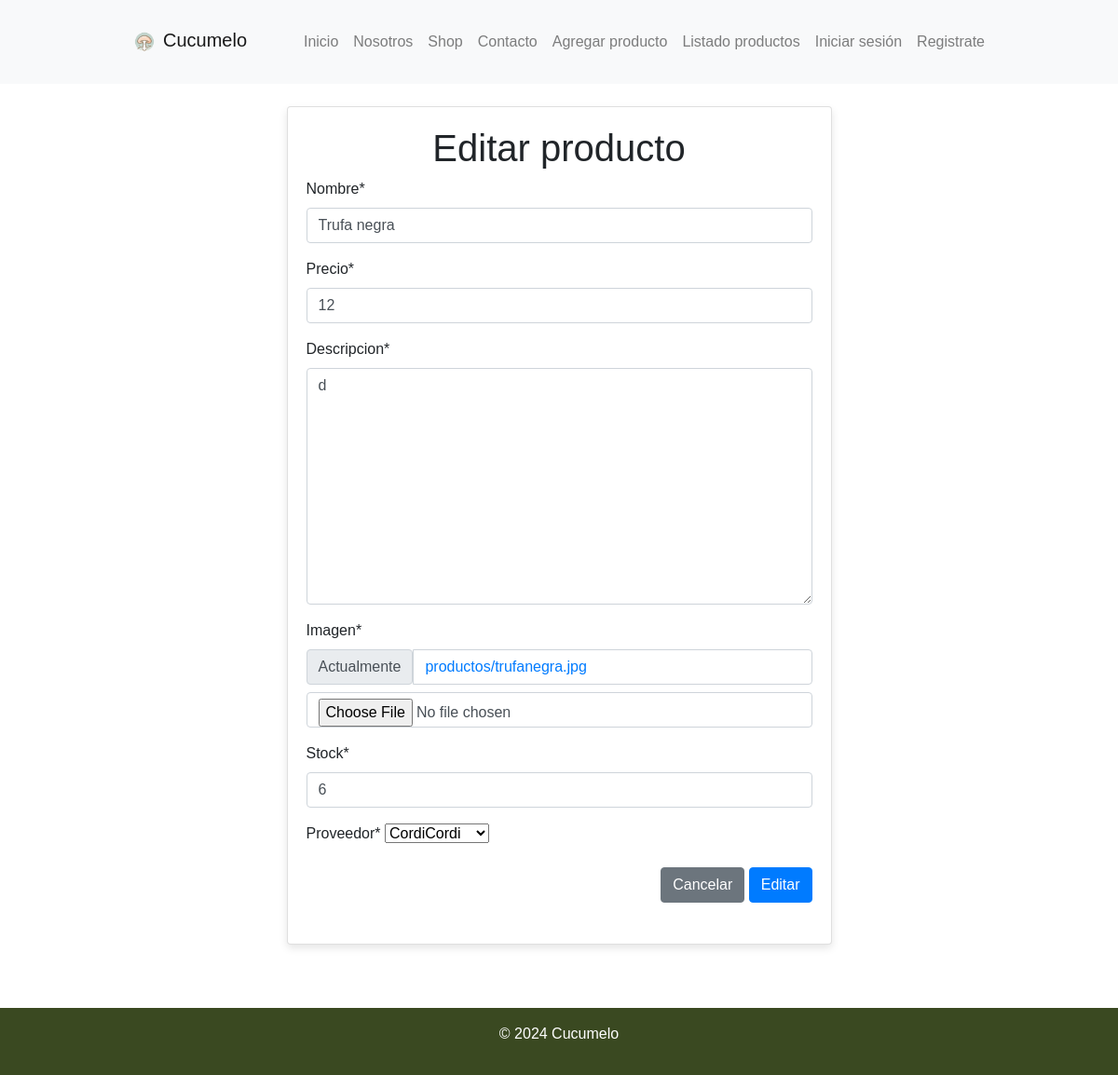
The page /modificar-producto/4/ on the database as committed earlier.
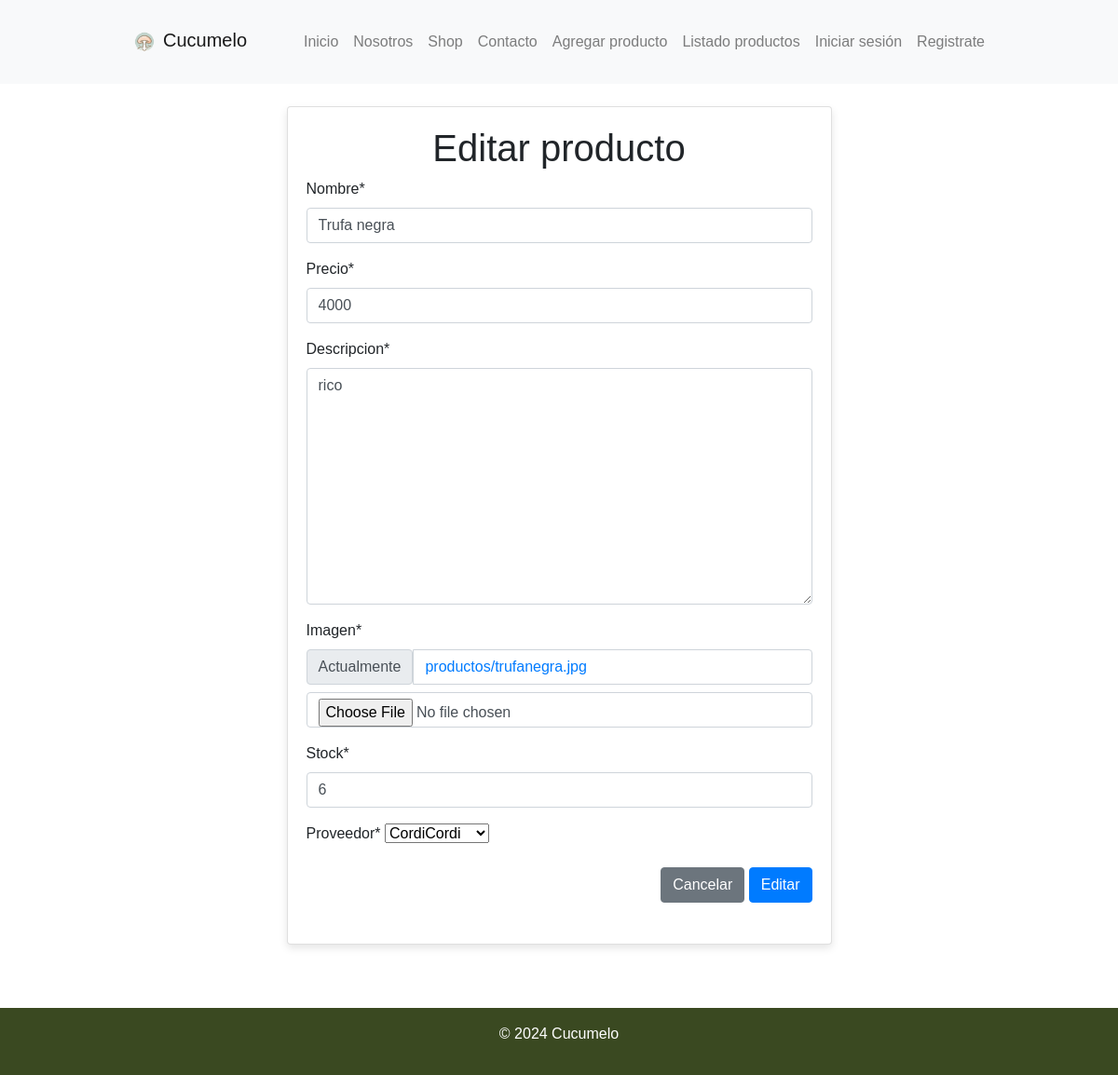
The same page on the database as committed later.
### app/models.py (models this page shows, shortened)
class Producto (models.Model):
    nombre = models.CharField(max_length=50)
    precio = models.IntegerField()
    descripcion = models.TextField(max_length=100)
    imagen = models.ImageField(upload_to="productos", null=True)
    stock = models.IntegerField(default=0)
    proveedor = models.ForeignKey(Proveedor, on_delete=models.PROTECT)

class Proveedor (models.Model):
    nombre= models.CharField(max_length=50)
    def __str__(self):
        return  self.nombre

### app/views.py (the view, shortened to what this page needs)
# urls.py: path('modificar-producto/<id>/', modificar_producto, name="modificar_producto"),
def modificar_producto (request, id):
    producto = get_object_or_404 (Producto, id=id)
    data = {
            'form': ProductoForm(instance=producto)
    }
    return render (request, 'app/producto/modificar.html', data)

### app/forms.py
class ProductoForm(forms.ModelForm):
    class Meta:
        model = Producto
        fields = ['nombre', 'precio', 'descripcion', 'imagen', 'stock', 'proveedor']

### app/templates/app/producto/modificar.html (shortened to what this page needs)
{% extends 'app/base.html' %} {% block contenido %} {% load crispy_forms_tags %}
<div class="row mt-4">
  <div class="col-12 col-md-6 offset-md-3">
    <div class="card">
      <div class="card-body">
        <h1 class="text-center">Editar producto</h1>
        <form action="" method="post" enctype="multipart/form-data">
          {% csrf_token %} {{ form|crispy }}
          <div class="d-flex justify-content-end">
            <input type="reset" value="Cancelar" class="btn btn-secondary" />
            <input type="submit" value="Editar" class="btn btn-primary" />
          </div>
        </form>
      </div>
    </div>
  </div>
</div>
{% endblock %}

Rows that differ between the two databases and show on the page:
changed Producto "CordiCordi": precio "12" → "4000"; descripcion "d" → "rico"
